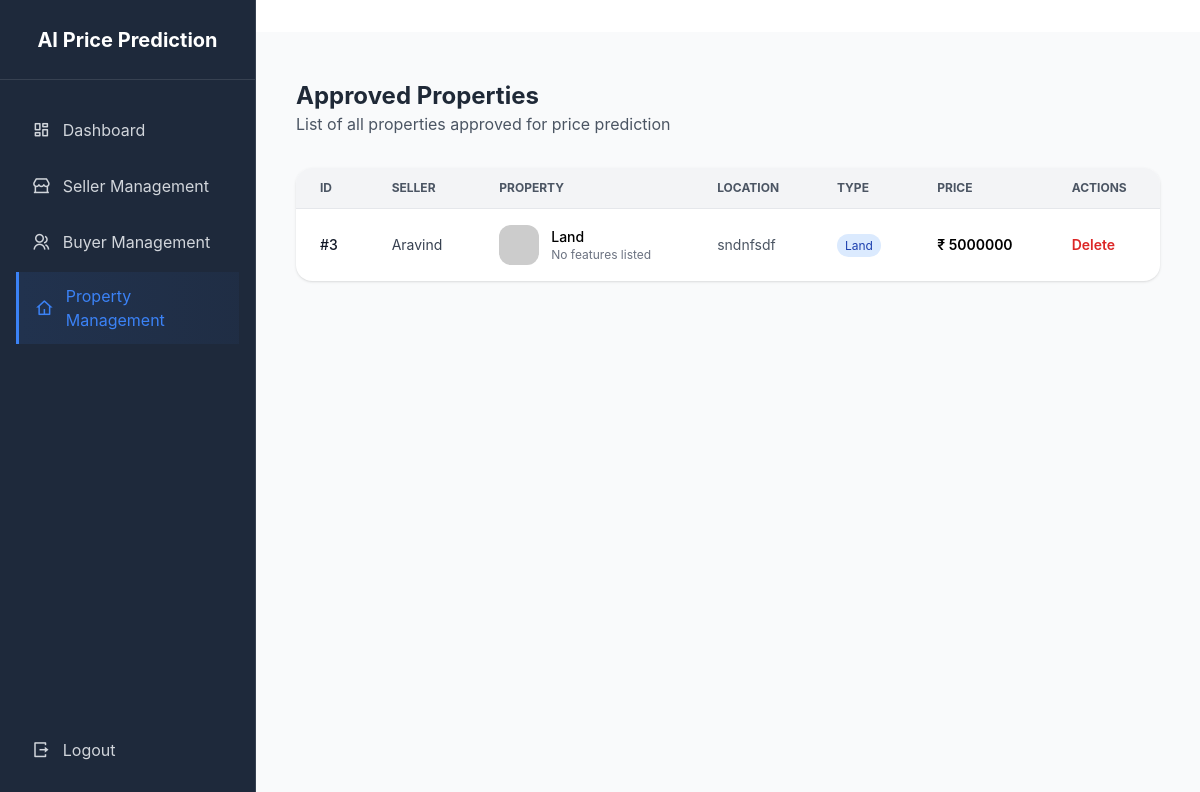
/properties/, run on an earlier commit of the app's database.
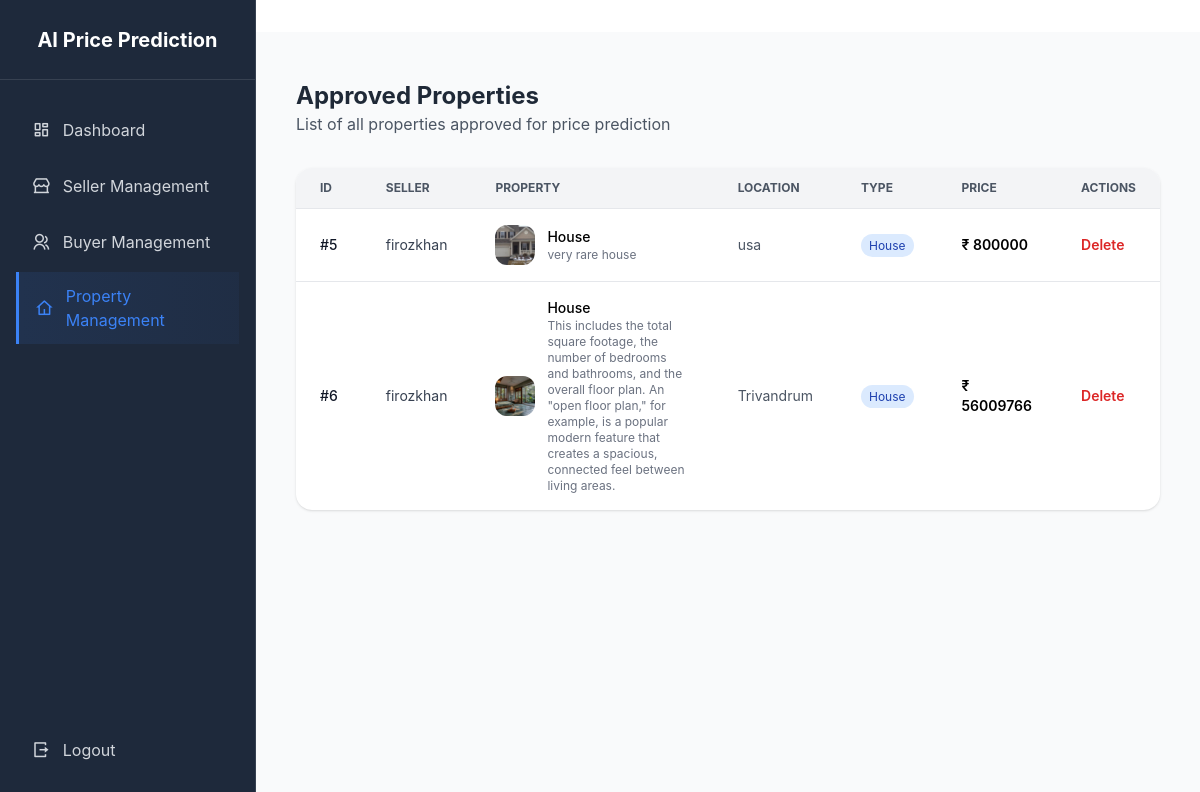
And on a later commit of the database.
### app/models.py (models this page shows, shortened)
class Property(models.Model):
    PROPERTY_TYPES = [
        ('House', 'House'),
        ('Apartment', 'Apartment'),
        ('Commercial', 'Commercial'),
        ('Land', 'Land'),
    ]
    STATUS_CHOICES = [
        ('Available', 'Available'),
        ('Sold', 'Sold'),
        ('Rented', 'Rented'),
    ]
    property_type = models.CharField(max_length=50, choices=PROPERTY_TYPES)
    address = models.TextField()
    location = models.CharField(max_length=100)
    latitude = models.FloatField(null=True, blank=True)
    longitude = models.FloatField(null=True, blank=True)
    area_sqft = models.FloatField(null=True, blank=True)
    bedrooms = models.PositiveIntegerField(null=True, blank=True)
    bathrooms = models.PositiveIntegerField(null=True, blank=True)
    features = models.CharField(max_length=200, blank=True)
    description = models.TextField(blank=True)
    main_image = models.ImageField(upload_to='property_photos/', null=True, blank=True)
    image_1 = models.ImageField(upload_to='property_photos/', null=True, blank=True)
    image_2 = models.ImageField(upload_to='property_photos/', null=True, blank=True)
    image_3 = models.ImageField(upload_to='property_photos/', null=True, blank=True)
    price = models.DecimalField(max_digits=12, decimal_places=2)
    status = models.CharField(max_length=20, choices=STATUS_CHOICES, default='Available')
    seller = models.ForeignKey(CustomUser, on_delete=models.CASCADE)
    is_approved = models.BooleanField(default=False)
    approved_at = models.DateTimeField(null=True, blank=True)
    posted_at = models.DateTimeField(auto_now_add=True)
    slug = models.SlugField(unique=True, blank=True)

class CustomUser(AbstractBaseUser, PermissionsMixin):
    username = models.CharField(max_length=150, unique=True)
    email = models.EmailField(unique=True)
    phone = models.CharField(max_length=15)
    address = models.TextField()
    gender = models.CharField(max_length=10)
    profile_pic = models.ImageField(upload_to='profile_pics/', blank=True, null=True)
    proof_of_identity = models.FileField(upload_to='identity_proofs/', null=True, blank=True)
    is_blocked = models.BooleanField(default=False)
    is_approved = models.BooleanField(default=False)
    is_active = models.BooleanField(default=True)
    is_staff = models.BooleanField(default=False)
    USERNAME_FIELD = 'username'
    REQUIRED_FIELDS = ['email']
    objects = CustomUserManager()

### app/views.py (the view)
# urls.py: path('properties/', views.admin_property_list, name='admin_property_list'),
def admin_property_list(request):
    properties = Property.objects.filter(is_approved=True)
    return render(request,'admin_property_list.html',{'properties': properties})

### app/templates/admin_property_list.html (shortened to what this page needs)
{% extends 'admin_base.html' %}
{% block content %}
<div class="container mx-auto px-4 py-6">
  <div class="flex flex-col md:flex-row justify-between items-start md:items-center mb-8">
    <div>
      <h1 class="text-2xl font-bold text-gray-800">Approved Properties</h1>
      <p class="text-gray-600">List of all properties approved for price prediction</p>
    </div>
  </div>
  <div class="bg-white rounded-lg shadow overflow-x-auto">
    <table class="min-w-full divide-y divide-gray-200">
      <thead class="bg-gray-100 text-xs font-semibold text-gray-600 uppercase">
        <tr>
          <th class="px-6 py-3 text-left">ID</th>
          <th class="px-6 py-3 text-left">Seller</th>
          <th class="px-6 py-3 text-left">Property</th>
          <th class="px-6 py-3 text-left">Location</th>
          <th class="px-6 py-3 text-left">Type</th>
          <th class="px-6 py-3 text-left">Price</th>
          <th class="px-6 py-3 text-left">Actions</th>
        </tr>
      </thead>
      <tbody class="divide-y divide-gray-200 text-sm">
        {% for property in properties %}
        <tr class="hover:bg-gray-50">
          <td class="px-6 py-4 font-medium text-gray-900">#{{ property.id }}</td>
          <td class="px-6 py-4 text-gray-700">{{ property.seller.username }}</td>
          <td class="px-6 py-4">
            <div class="flex items-center space-x-3">
              {% if property.main_image %}
              <img src="{{ property.main_image.url }}" alt="Property Photo" class="w-10 h-10 rounded-md object-cover" />
              {% else %}
              <img src="https://via.placeholder.com/60" alt="No Image" class="w-10 h-10 rounded-md object-cover" />
              {% endif %}
              <div>
                <p class="font-medium">{{ property.property_type }}</p>
                <p class="text-xs text-gray-500">{{ property.features|default:"No features listed" }}</p>
              </div>
            </div>
          </td>
          <td class="px-6 py-4 text-gray-600">{{ property.location }}</td>
          <td class="px-6 py-4">
            <span class="px-2 py-1 bg-blue-100 text-blue-800 text-xs rounded-full">{{ property.property_type }}</span>
          </td>
          <td class="px-6 py-4 font-semibold">₹ {{ property.price|floatformat:0 }}</td>
          <td class="px-6 py-4">
            <div class="flex space-x-2">
              <form action="{% url 'delete_property' property.id %}" method="post" onsubmit="return confirm('Are you sure you want to delete this property?');">
                <button type="submit" class="text-red-600 hover:underline font-semibold" title="Delete">
  Delete
</button>
              </form>
            </div>
          </td>
        </tr>
        {% empty %}
        <tr>
          <td colspan="7" class="px-6 py-4 text-center text-gray-500">No approved properties found.</td>
        </tr>
        {% endfor %}
      </tbody>
    </table>
  </div>
</div>
{% endblock %}

### app/templates/admin_base.html (shortened to what this page needs)
<!DOCTYPE html>
<html lang="en">
  <head>
    <script src="https://cdn.tailwindcss.com/3.4.16"></script>
    <link href="https://cdn.jsdelivr.net/npm/remixicon@4.5.0/fonts/remixicon.css" rel="stylesheet" />
  </head>
  <body class="bg-gray-50">
    <div class="flex h-screen overflow-hidden">
      <div class="hidden md:flex md:flex-shrink-0">
        <div class="flex flex-col w-64 bg-dark border-r border-gray-700">
          <div class="flex items-center justify-center h-20 px-4 border-b border-gray-700">
            <h1 class="text-xl font-bold text-white">AI Price Prediction</h1>
          </div>
          <div class="flex flex-col flex-grow px-4 py-6 overflow-y-auto">
            <nav class="flex-1 space-y-1">
              <a href="{% url 'dashboard' %}" class="flex items-center px-4 py-3 text-gray-300 sidebar-link {% if request.resolver_match.url_name == 'admin_dashboard' %}active{% endif %}">
                <i class="ri-dashboard-line mr-3 text-lg"></i>
                Dashboard
              </a>
              <a href="{% url 'seller_list' %}" class="flex items-center px-4 py-3 text-gray-300 sidebar-link {% if request.resolver_match.url_name == 'seller_list' %}active{% endif %}">
                <i class="ri-store-2-line mr-3 text-lg"></i>
                Seller Management
              </a>
              <a href="{% url 'buyer_list' %}" class="flex items-center px-4 py-3 text-gray-300 sidebar-link">
                <i class="ri-group-line mr-3 text-lg"></i>
                Buyer Management
              </a>
              <a href="{% url 'admin_property_list' %}" class="flex items-center px-4 py-3 text-gray-300 sidebar-link {% if request.resolver_match.url_name == 'admin_property_list' %}active{% endif %}">
                <i class="ri-home-4-line mr-3 text-lg"></i>
                Property Management
              </a>
            </nav>
            <div class="mt-auto pt-6">
              <a href="{% url 'admin_logout' %}" class="flex items-center px-4 py-3 text-gray-300 hover:text-red-400 transition-colors">
                <i class="ri-logout-box-r-line mr-3 text-lg"></i>
                Logout
              </a>
            </div>
          </div>
        </div>
      </div>
      <div class="flex flex-col flex-1 overflow-hidden">
        <header class="bg-white shadow-sm">
          <div class="flex items-center justify-between px-6 py-4">
          </div>
        </header>
        <main class="flex-1 overflow-y-auto p-6 bg-gray-50">
          {% block content %}{% endblock %}
        </main>
      </div>
    </div>
  </body>
</html>

### app/templates/admin_base.html (style rules this page uses)
body { font-family: "Inter", sans-serif; background-color: #f8fafc; }
.sidebar-link.active { background: linear-gradient(90deg, rgba(59, 130, 246, 0.1) 0%, rgba(59, 130, 246, 0.05) 100%); color: #3b82f6; border-left: 3px solid #3b82f6; }

What changed in the data, as far as the page shows it:
removed Property: id "3", seller.username "Aravind", property_type "Land", features "No features listed", location "sndnfsdf", price "5000000"
added Property: id "5", seller.username "firozkhan", main_image (placeholder picture), property_type "House", features "very rare house", location "usa", price "800000"
added Property: id "6", seller.username "firozkhan", main_image (picture), property_type "House", features "This includes the total square footage, the number of bedrooms and bathrooms, and the overall floor plan. An \"open floor plan,\" for example, is a popular modern feature that creates a spacious, connected feel between living areas.", location "Trivandrum", price "56009766"
